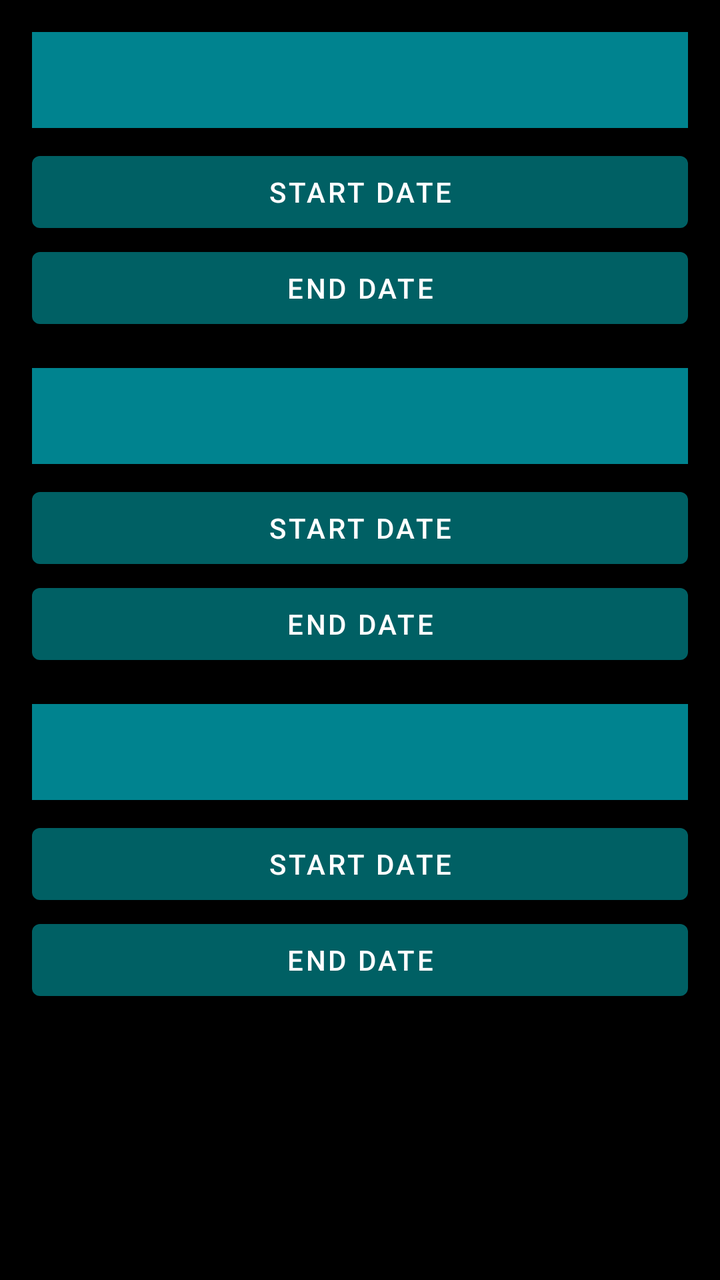
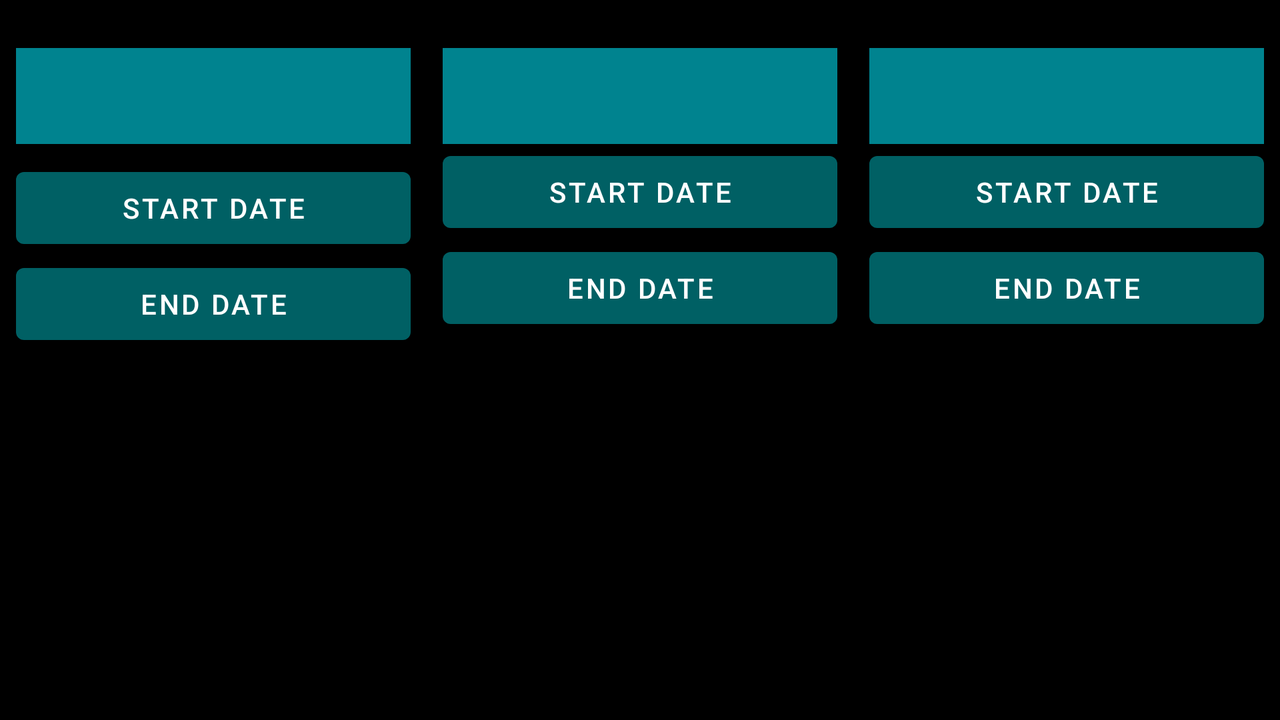

Compare how this app lays out the same screen by default and in its alternative resource folder. The renders come first, then the two layout files and the values they reference.
<!-- AndroidManifest.xml: application theme Theme.MobileApplicationProjectWGU -->
<!-- res/layout/activity_notification.xml -->
<?xml version="1.0" encoding="utf-8"?>
<LinearLayout xmlns:android="http://schemas.android.com/apk/res/android"
    xmlns:app="http://schemas.android.com/apk/res-auto"
    xmlns:tools="http://schemas.android.com/tools"
    android:layout_width="match_parent"
    android:layout_height="match_parent"
    tools:context=".Controllers.NotificationController"
    android:orientation="vertical"
    android:background="@color/black"
    android:padding="16dp">

    <Spinner
        android:id="@+id/termSpinnerAlert"
        android:layout_width="match_parent"
        android:layout_height="48dp"
        android:layout_marginBottom="8dp"
        android:background="@color/dark_cyan"
        android:contentDescription="@string/term"
        android:textColor="@color/white" />

    <Button
        android:id="@+id/termStartBTN"
        android:layout_width="match_parent"
        android:layout_height="wrap_content"
        android:drawableLeft="@drawable/ic_notifications"
        android:onClick="setAlarm"
        android:text="@string/start_date"
        tools:ignore="DuplicateSpeakableTextCheck" />

    <Button
        android:id="@+id/termEndBTN"
        android:layout_width="match_parent"
        android:layout_height="wrap_content"
        android:drawableLeft="@drawable/ic_notifications"
        android:onClick="setAlarm"
        android:text="@string/end_date"
        tools:ignore="DuplicateSpeakableTextCheck" />

    <Spinner
        android:id="@+id/courseSpinnerAlert"
        android:layout_width="match_parent"
        android:layout_height="48dp"
        android:layout_marginTop="16dp"
        android:layout_marginBottom="8dp"
        android:background="@color/dark_cyan"
        android:contentDescription="@string/course"
        android:textColor="@color/white" />

    <Button
        android:id="@+id/courseStartBTN"
        android:layout_width="match_parent"
        android:layout_height="wrap_content"
        android:drawableLeft="@drawable/ic_notifications"
        android:onClick="setAlarm"
        android:text="@string/start_date" />

    <Button
        android:id="@+id/courseEndBTN"
        android:layout_width="match_parent"
        android:layout_height="wrap_content"
        android:drawableLeft="@drawable/ic_notifications"
        android:onClick="setAlarm"
        android:text="@string/end_date" />

    <Spinner
        android:id="@+id/assessmentSpinnerAlert"
        android:layout_width="match_parent"
        android:layout_height="48dp"
        android:layout_marginTop="16dp"
        android:layout_marginBottom="8dp"
        android:background="@color/dark_cyan"
        android:contentDescription="@string/assessment"
        android:textColor="@color/white" />

    <Button
        android:id="@+id/assessmentStartBTN"
        android:layout_width="match_parent"
        android:layout_height="wrap_content"
        android:drawableLeft="@drawable/ic_notifications"
        android:onClick="setAlarm"
        android:text="@string/start_date" />

    <Button
        android:id="@+id/assessmentEndBTN"
        android:layout_width="match_parent"
        android:layout_height="wrap_content"
        android:drawableLeft="@drawable/ic_notifications"
        android:onClick="setAlarm"
        android:text="@string/end_date" />
</LinearLayout>
<!-- resources referenced by this layout -->
<resources>
  <color name="black">#FF000000</color>
  <color name="dark_cyan">#00838f</color>
  <color name="white">#FFFFFFFF</color>
  <string name="assessment">Assessment</string>
  <string name="course">Course</string>
  <string name="end_date">End Date</string>
  <string name="start_date">Start Date</string>
  <string name="term">Term</string>
  <style name="Theme.MobileApplicationProjectWGU" parent="Theme.MaterialComponents.DayNight.DarkActionBar">
          
          <item name="colorPrimary">@color/deep_cyan</item>
          <item name="colorPrimaryVariant">@color/dark_cyan</item>
          <item name="colorOnPrimary">@color/white</item>
          
          <item name="colorSecondary">@color/black</item>
          <item name="colorSecondaryVariant">@color/amber</item>
          <item name="colorOnSecondary">@color/black</item>
          
          <item name="android:statusBarColor" tools:targetApi="l">?attr/colorPrimaryVariant</item>
          
      </style>
  <color name="deep_cyan">#006064</color>
  <color name="amber">#FFC107</color>
</resources>
<!-- res/layout-land/activity_notification.xml (the repository's variant of the layout above) -->
<!-- drawn on the phone turned sideways -->
<?xml version="1.0" encoding="utf-8"?>
<LinearLayout xmlns:android="http://schemas.android.com/apk/res/android"
    xmlns:app="http://schemas.android.com/apk/res-auto"
    xmlns:tools="http://schemas.android.com/tools"
    android:layout_width="match_parent"
    android:layout_height="match_parent"
    tools:context=".Controllers.NotificationController"
    android:orientation="horizontal"
    android:background="@color/black">

    <LinearLayout
        android:layout_width="match_parent"
        android:layout_height="match_parent"
        android:layout_weight="1"
        android:orientation="vertical"
        android:padding="8dp">

        <Spinner
            android:id="@+id/termSpinnerAlert"
            android:layout_width="match_parent"
            android:layout_height="48dp"
            android:layout_marginBottom="8dp"
            android:background="@color/dark_cyan"
            android:layout_marginTop="16dp"
            android:contentDescription="@string/term"
            android:textColor="@color/white" />

        <Button
            android:id="@+id/termStartBTN"
            android:layout_width="match_parent"
            android:layout_height="wrap_content"
            android:drawableLeft="@drawable/ic_notifications"
            android:onClick="setAlarm"
            android:text="@string/start_date"
            tools:ignore="DuplicateSpeakableTextCheck" />

        <Button
            android:id="@+id/termEndBTN"
            android:layout_width="match_parent"
            android:layout_height="wrap_content"
            android:drawableLeft="@drawable/ic_notifications"
            android:onClick="setAlarm"
            android:text="@string/end_date"
            tools:ignore="DuplicateSpeakableTextCheck" />
    </LinearLayout>

    <LinearLayout
        android:layout_width="match_parent"
        android:layout_height="match_parent"
        android:layout_weight="1"
        android:orientation="vertical"
        android:padding="8dp">

        <Spinner
            android:id="@+id/courseSpinnerAlert"
            android:layout_width="match_parent"
            android:layout_height="48dp"
            android:layout_marginTop="16dp"
            android:background="@color/dark_cyan"
            android:contentDescription="@string/course"
            android:textColor="@color/white" />

        <Button
            android:id="@+id/courseStartBTN"
            android:layout_width="match_parent"
            android:layout_height="wrap_content"
            android:drawableLeft="@drawable/ic_notifications"
            android:onClick="setAlarm"
            android:text="@string/start_date" />

        <Button
            android:id="@+id/courseEndBTN"
            android:layout_width="match_parent"
            android:layout_height="wrap_content"
            android:drawableLeft="@drawable/ic_notifications"
            android:onClick="setAlarm"
            android:text="@string/end_date" />
    </LinearLayout>

    <LinearLayout
        android:layout_width="match_parent"
        android:layout_height="match_parent"
        android:layout_weight="1"
        android:orientation="vertical"
        android:padding="8dp">

        <Spinner
            android:id="@+id/assessmentSpinnerAlert"
            android:layout_width="match_parent"
            android:layout_height="48dp"
            android:background="@color/dark_cyan"
            android:contentDescription="@string/assessment"
            android:layout_marginTop="16dp"
            android:textColor="@color/white" />

        <Button
            android:id="@+id/assessmentStartBTN"
            android:layout_width="match_parent"
            android:layout_height="wrap_content"
            android:drawableLeft="@drawable/ic_notifications"
            android:onClick="setAlarm"
            android:text="@string/start_date" />

        <Button
            android:id="@+id/assessmentEndBTN"
            android:layout_width="match_parent"
            android:layout_height="wrap_content"
            android:drawableLeft="@drawable/ic_notifications"
            android:onClick="setAlarm"
            android:text="@string/end_date" />
    </LinearLayout>

</LinearLayout>
